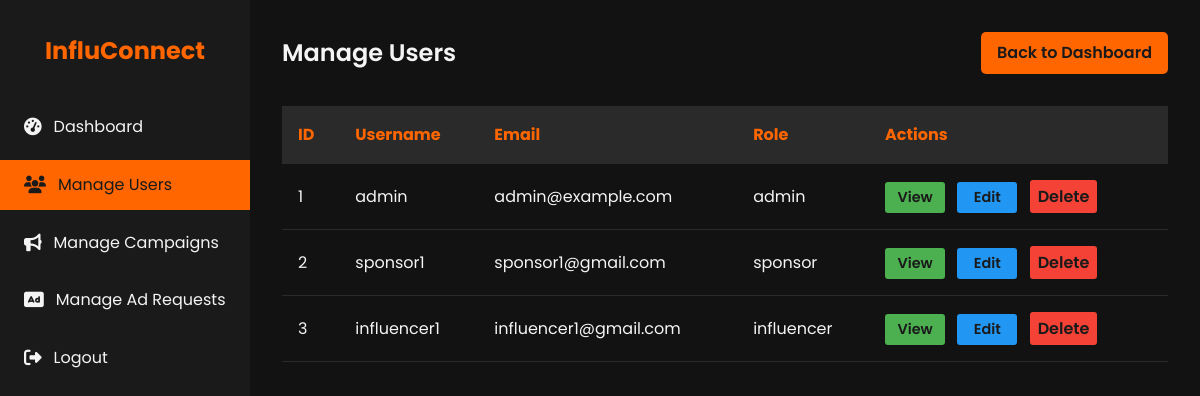
Before: /admin/users (signed in) with the older database file.
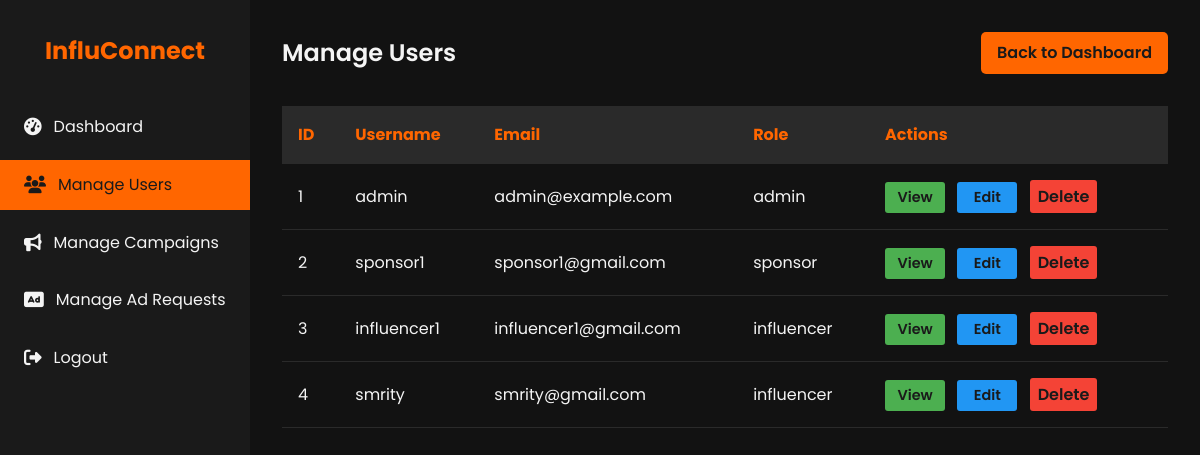
After: the same page with the newer database file.
### models.py (models this page shows, shortened)
class User(db.Model, UserMixin):
    id = db.Column(db.Integer, primary_key=True)
    username = db.Column(db.String(80), unique=True, nullable=False)
    password = db.Column(db.String(200), nullable=False)
    email = db.Column(db.String(120), unique=True, nullable=False)
    role = db.Column(db.String(50), nullable=False)  # admin, sponsor, influencer
    is_active = db.Column(db.Boolean, default=True)
    sponsor = db.relationship('Sponsor', back_populates='user', uselist=False)
    influencer = db.relationship('Influencer', back_populates='user', uselist=False)

### app.py (the view)
    @app.route('/admin/users')
    @login_required
    @admin_required
    def admin_users():
        users = User.query.all()
        return render_template('admin_users.html', users=users)

### templates/admin_users.html (shortened to what this page needs)
<!DOCTYPE html>
<html lang="en">
<head>
    <link rel="stylesheet" href="https://cdnjs.cloudflare.com/ajax/libs/font-awesome/6.1.1/css/all.min.css">
</head>
<body>
    <div class="dashboard">
        <aside class="sidebar">
            <div class="logo">
                <h1>InfluConnect</h1>
            </div>
            <nav>
                <ul class="nav-menu">
                    <li class="nav-item">
                        <a href="{{ url_for('admin_dashboard') }}" class="nav-link">
                            <i class="fas fa-tachometer-alt"></i> Dashboard
                        </a>
                    </li>
                    <li class="nav-item">
                        <a href="{{ url_for('admin_users') }}" class="nav-link active">
                            <i class="fas fa-users"></i> Manage Users
                        </a>
                    </li>
                    <li class="nav-item">
                        <a href="{{ url_for('admin_campaigns') }}" class="nav-link">
                            <i class="fas fa-bullhorn"></i> Manage Campaigns
                        </a>
                    </li>
                    <li class="nav-item">
                        <a href="{{ url_for('admin_ad_requests') }}" class="nav-link">
                            <i class="fas fa-ad"></i> Manage Ad Requests
                        </a>
                    </li>
                    <li class="nav-item">
                        <a href="{{ url_for('logout') }}" class="nav-link">
                            <i class="fas fa-sign-out-alt"></i> Logout
                        </a>
                    </li>
                </ul>
            </nav>
        </aside>
        <main class="main-content">
            <header class="header">
                <h1 class="welcome-text">Manage Users</h1>
                <a href="{{ url_for('admin_dashboard') }}" class="btn">Back to Dashboard</a>
            </header>
            <section>
                <table class="user-table">
                    <thead>
                        <tr>
                            <th>ID</th>
                            <th>Username</th>
                            <th>Email</th>
                            <th>Role</th>
                            <th>Actions</th>
                        </tr>
                    </thead>
                    <tbody>
                        {% for user in users %}
                        <tr>
                            <td>{{ user.id }}</td>
                            <td>{{ user.username }}</td>
                            <td>{{ user.email }}</td>
                            <td>{{ user.role }}</td>
                            <td>
                                <a href="{{ url_for('admin_user_detail', user_id=user.id) }}" class="btn action-btn view-btn">View</a>
                                <a href="{{ url_for('admin_user_edit', user_id=user.id) }}" class="btn action-btn edit-btn">Edit</a>
                                <form action="{{ url_for('admin_user_delete', user_id=user.id) }}" method="post" style="display:inline;">
                                    <button type="submit" class="btn action-btn delete-btn" onclick="return confirm('Are you sure you want to delete this user?');">Delete</button>
                                </form>
                            </td>
                        </tr>
                        {% endfor %}
                    </tbody>
                </table>
            </section>
        </main>
    </div>
</body>
</html>

### templates/admin_users.html (style rules this page uses)
:root { --primary-color: #1a1a1a; --secondary-color: #ff6600; --text-color: #f4f4f4; --bg-color: #121212; --card-bg-color: #2a2a2a; --hover-color: #ff8533; }
* { margin: 0; padding: 0; box-sizing: border-box; }
body { font-family: 'Poppins', sans-serif; line-height: 1.6; color: var(--text-color); background-color: var(--bg-color); }
.dashboard { display: flex; min-height: 100vh; }
.sidebar { width: 250px; background-color: var(--primary-color); padding: 2rem 0; position: fixed; height: 100vh; overflow-y: auto; }
.logo { text-align: center; margin-bottom: 2rem; }
.logo h1 { color: var(--secondary-color); font-size: 1.5rem; }
.nav-menu { list-style-type: none; }
.nav-item { margin-bottom: 0.5rem; }
.nav-link { display: flex; align-items: center; padding: 0.75rem 1.5rem; color: var(--text-color); text-decoration: none; transition: all 0.3s ease; }
.nav-link:hover, .nav-link.active { background-color: var(--secondary-color); color: var(--primary-color); }
.nav-link i { margin-right: 0.75rem; font-size: 1.1rem; }
.main-content { flex-grow: 1; margin-left: 250px; padding: 2rem; }
.header { display: flex; justify-content: space-between; align-items: center; margin-bottom: 2rem; }
.welcome-text { font-size: 1.5rem; font-weight: 600; }
.btn { background-color: var(--secondary-color); color: var(--primary-color); padding: 0.5rem 1rem; border: none; border-radius: 5px; cursor: pointer; font-weight: 600; transition: all 0.3s ease; text-decoration: none; display: inline-block; }
.user-table { width: 100%; border-collapse: collapse; margin-top: 1rem; }
.user-table th, .user-table td { padding: 1rem; text-align: left; border-bottom: 1px solid var(--card-bg-color); }
.user-table th { background-color: var(--card-bg-color); color: var(--secondary-color); }
.action-btn { padding: 0.25rem 0.5rem; margin-right: 0.5rem; border-radius: 3px; font-size: 0.9rem; min-width: 60px; text-align: center; display: inline-block; }
.view-btn { background-color: #4caf50; }
.edit-btn { background-color: #2196f3; }
.delete-btn { background-color: #f44336; }
.delete-btn { border: none; font-family: inherit; font-size: inherit; cursor: pointer; }

Changed rows visible on the page:
added User: id "4", username "smrity", email "smrity@gmail.com", role "influencer"
